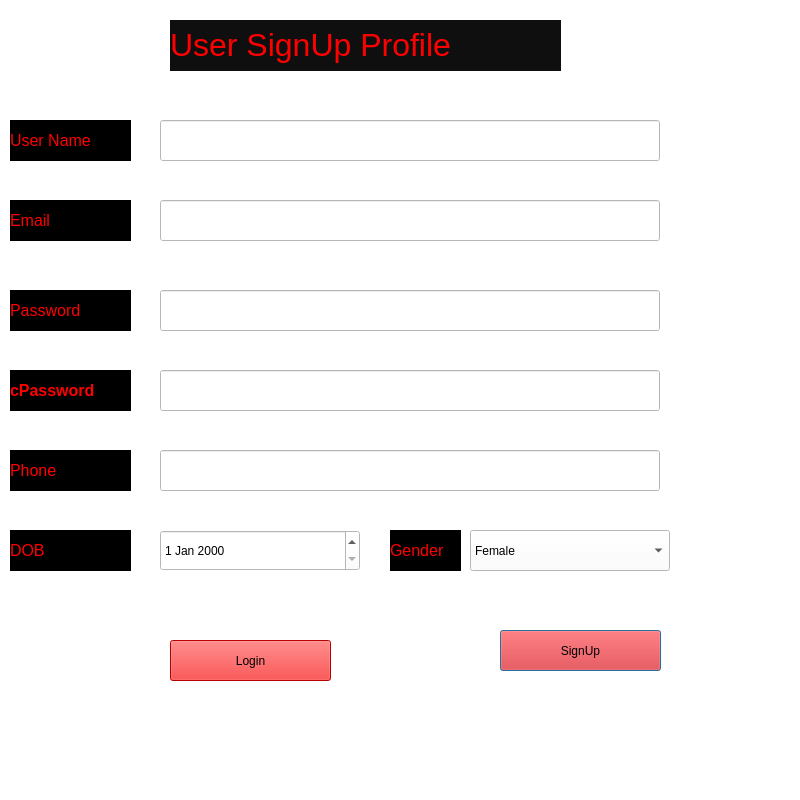
<?xml version="1.0" encoding="UTF-8"?>
<ui version="4.0">
 <class>Dialog</class>
 <widget class="QDialog" name="Dialog">
  <property name="geometry">
   <rect>
    <x>0</x>
    <y>0</y>
    <width>800</width>
    <height>800</height>
   </rect>
  </property>
  <property name="windowTitle">
   <string>Dialog</string>
  </property>
  <property name="styleSheet">
   <string notr="true">font: 12pt &quot;MS Shell Dlg 2&quot;;
background-color: rgb(255, 255, 255);</string>
  </property>
  <widget class="QLineEdit" name="email">
   <property name="geometry">
    <rect>
     <x>160</x>
     <y>200</y>
     <width>500</width>
     <height>41</height>
    </rect>
   </property>
   <property name="styleSheet">
    <string notr="true">background-color: rgb(85, 255, 0);
background-color: rgb(255, 255, 255);
font: 75 12pt &quot;MS Shell Dlg 2&quot;;</string>
   </property>
   <property name="text">
    <string/>
   </property>
  </widget>
  <widget class="QPushButton" name="signupbutton">
   <property name="geometry">
    <rect>
     <x>500</x>
     <y>630</y>
     <width>161</width>
     <height>41</height>
    </rect>
   </property>
   <property name="styleSheet">
    <string notr="true">background-color: rgb(255, 0, 0);
font: 75 12pt &quot;MS Shell Dlg 2&quot;;</string>
   </property>
   <property name="text">
    <string>SignUp</string>
   </property>
  </widget>
  <widget class="QLineEdit" name="name">
   <property name="geometry">
    <rect>
     <x>160</x>
     <y>120</y>
     <width>500</width>
     <height>41</height>
    </rect>
   </property>
   <property name="styleSheet">
    <string notr="true">background-color: rgb(85, 85, 0);
background-color: rgb(255, 255, 255);
font: 10pt &quot;MS Shell Dlg 2&quot;;</string>
   </property>
   <property name="text">
    <string/>
   </property>
  </widget>
  <widget class="QLineEdit" name="password">
   <property name="geometry">
    <rect>
     <x>160</x>
     <y>290</y>
     <width>500</width>
     <height>41</height>
    </rect>
   </property>
   <property name="styleSheet">
    <string notr="true">background-color: rgb(85, 85, 0);
background-color: rgb(255, 255, 255);
font: 10pt &quot;MS Shell Dlg 2&quot;;</string>
   </property>
  </widget>
  <widget class="QLabel" name="label_2">
   <property name="geometry">
    <rect>
     <x>10</x>
     <y>200</y>
     <width>121</width>
     <height>41</height>
    </rect>
   </property>
   <property name="styleSheet">
    <string notr="true">background-color: rgb(0, 0, 0);
font-size : 12pt;</string>
   </property>
   <property name="text">
    <string>&lt;html&gt;&lt;head/&gt;&lt;body&gt;&lt;p&gt;&lt;span style=&quot; color:#ff0000;&quot;&gt;Email&lt;/span&gt;&lt;/p&gt;&lt;/body&gt;&lt;/html&gt;</string>
   </property>
  </widget>
  <widget class="QLabel" name="label_3">
   <property name="geometry">
    <rect>
     <x>10</x>
     <y>290</y>
     <width>121</width>
     <height>41</height>
    </rect>
   </property>
   <property name="styleSheet">
    <string notr="true">background-color: rgb(0, 0, 0);
font-size : 12pt;</string>
   </property>
   <property name="text">
    <string>&lt;html&gt;&lt;head/&gt;&lt;body&gt;&lt;p&gt;&lt;span style=&quot; color:#ff0000;&quot;&gt;Password&lt;/span&gt;&lt;/p&gt;&lt;/body&gt;&lt;/html&gt;</string>
   </property>
  </widget>
  <widget class="QLabel" name="label_4">
   <property name="geometry">
    <rect>
     <x>10</x>
     <y>120</y>
     <width>121</width>
     <height>41</height>
    </rect>
   </property>
   <property name="styleSheet">
    <string notr="true">background-color: rgb(0, 0, 0);
font-size : 12pt;</string>
   </property>
   <property name="text">
    <string>&lt;html&gt;&lt;head/&gt;&lt;body&gt;&lt;p&gt;&lt;span style=&quot; color:#ff0000;&quot;&gt; User Name&lt;/span&gt;&lt;/p&gt;&lt;/body&gt;&lt;/html&gt;</string>
   </property>
  </widget>
  <widget class="QLineEdit" name="confirmpass">
   <property name="geometry">
    <rect>
     <x>160</x>
     <y>370</y>
     <width>500</width>
     <height>41</height>
    </rect>
   </property>
   <property name="styleSheet">
    <string notr="true">background-color: rgb(85, 85, 0);
background-color: rgb(255, 255, 255);
font: 10pt &quot;MS Shell Dlg 2&quot;;</string>
   </property>
   <property name="text">
    <string/>
   </property>
  </widget>
  <widget class="QLabel" name="label_5">
   <property name="geometry">
    <rect>
     <x>10</x>
     <y>370</y>
     <width>121</width>
     <height>41</height>
    </rect>
   </property>
   <property name="styleSheet">
    <string notr="true">background-color: rgb(0, 0, 0);
font-size : 12pt;</string>
   </property>
   <property name="text">
    <string>&lt;html&gt;&lt;head/&gt;&lt;body&gt;&lt;p&gt;&lt;span style=&quot; font-weight:600; color:#ff0000;&quot;&gt;cPassword&lt;/span&gt;&lt;/p&gt;&lt;/body&gt;&lt;/html&gt;</string>
   </property>
  </widget>
  <widget class="QPushButton" name="loginpushbutton">
   <property name="geometry">
    <rect>
     <x>170</x>
     <y>640</y>
     <width>161</width>
     <height>41</height>
    </rect>
   </property>
   <property name="styleSheet">
    <string notr="true">background-color: rgb(255, 0, 0);
font: 75 12pt &quot;MS Shell Dlg 2&quot;;</string>
   </property>
   <property name="text">
    <string>Login</string>
   </property>
  </widget>
  <widget class="QLineEdit" name="phone">
   <property name="geometry">
    <rect>
     <x>160</x>
     <y>450</y>
     <width>500</width>
     <height>41</height>
    </rect>
   </property>
   <property name="styleSheet">
    <string notr="true">background-color: rgb(85, 85, 0);
background-color: rgb(255, 255, 255);
font: 10pt &quot;MS Shell Dlg 2&quot;;</string>
   </property>
   <property name="text">
    <string/>
   </property>
  </widget>
  <widget class="QLabel" name="label_6">
   <property name="geometry">
    <rect>
     <x>390</x>
     <y>530</y>
     <width>71</width>
     <height>41</height>
    </rect>
   </property>
   <property name="styleSheet">
    <string notr="true">background-color: rgb(0, 0, 0);
font-size : 12pt;</string>
   </property>
   <property name="text">
    <string>&lt;html&gt;&lt;head/&gt;&lt;body&gt;&lt;p&gt;&lt;span style=&quot; color:#ff0000;&quot;&gt;Gender&lt;/span&gt;&lt;/p&gt;&lt;/body&gt;&lt;/html&gt;</string>
   </property>
  </widget>
  <widget class="QLabel" name="label_7">
   <property name="geometry">
    <rect>
     <x>10</x>
     <y>530</y>
     <width>121</width>
     <height>41</height>
    </rect>
   </property>
   <property name="styleSheet">
    <string notr="true">background-color: rgb(0, 0, 0);
font-size : 12pt;</string>
   </property>
   <property name="text">
    <string>&lt;html&gt;&lt;head/&gt;&lt;body&gt;&lt;p&gt;&lt;span style=&quot; color:#ff0000;&quot;&gt;DOB&lt;/span&gt;&lt;/p&gt;&lt;/body&gt;&lt;/html&gt;</string>
   </property>
  </widget>
  <widget class="QLabel" name="phonenum">
   <property name="geometry">
    <rect>
     <x>10</x>
     <y>450</y>
     <width>121</width>
     <height>41</height>
    </rect>
   </property>
   <property name="styleSheet">
    <string notr="true">background-color: rgb(0, 0, 0);
font-size : 12pt;</string>
   </property>
   <property name="text">
    <string>&lt;html&gt;&lt;head/&gt;&lt;body&gt;&lt;p&gt;&lt;span style=&quot; color:#ff0000;&quot;&gt;Phone&lt;/span&gt;&lt;/p&gt;&lt;/body&gt;&lt;/html&gt;</string>
   </property>
  </widget>
  <widget class="QDateEdit" name="dob">
   <property name="geometry">
    <rect>
     <x>160</x>
     <y>530</y>
     <width>200</width>
     <height>41</height>
    </rect>
   </property>
   <property name="styleSheet">
    <string notr="true">background-color: rgb(255, 255, 255);</string>
   </property>
  </widget>
  <widget class="QComboBox" name="gender">
   <property name="geometry">
    <rect>
     <x>470</x>
     <y>530</y>
     <width>200</width>
     <height>41</height>
    </rect>
   </property>
   <property name="styleSheet">
    <string notr="true">background-color: rgb(255, 255, 255);</string>
   </property>
   <item>
    <property name="text">
     <string>Female</string>
    </property>
   </item>
   <item>
    <property name="text">
     <string>Male</string>
    </property>
   </item>
  </widget>
  <widget class="QLabel" name="label">
   <property name="geometry">
    <rect>
     <x>170</x>
     <y>20</y>
     <width>391</width>
     <height>51</height>
    </rect>
   </property>
   <property name="styleSheet">
    <string notr="true">background-color: rgb(93, 93, 93);
background-color: rgb(15, 15, 15);</string>
   </property>
   <property name="text">
    <string>&lt;html&gt;&lt;head/&gt;&lt;body&gt;&lt;p&gt;&lt;span style=&quot; font-size:24pt; color:#ff0000;&quot;&gt;	User SignUp Profile&lt;/span&gt;&lt;/p&gt;&lt;/body&gt;&lt;/html&gt;</string>
   </property>
  </widget>
 </widget>
 <resources/>
 <connections/>
</ui>
